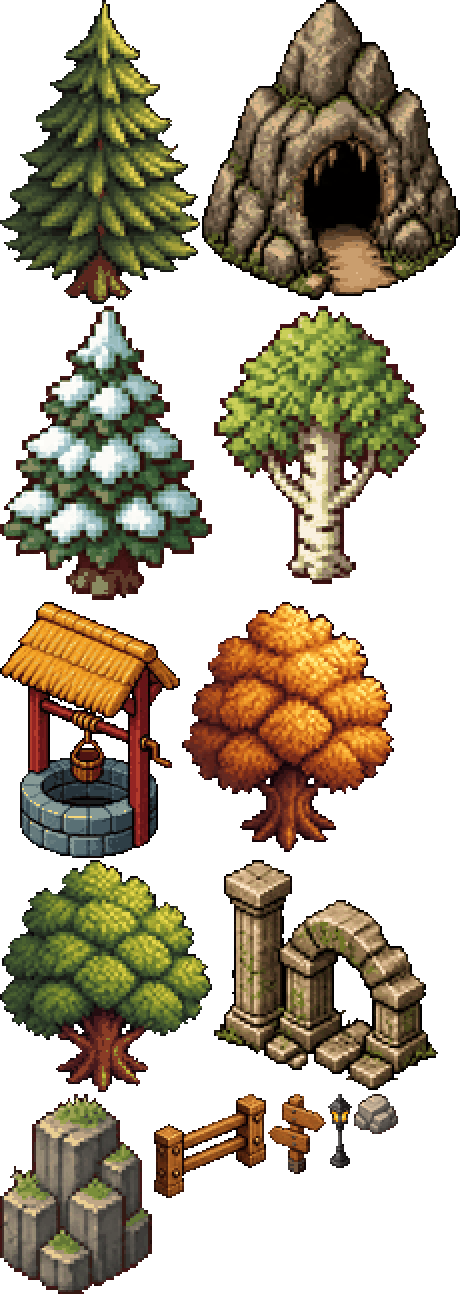
#> input picture assets/details@1x.webp, 462 x 1294 px, given in place of 03.jpg, which was not available
$ python zukan-measure.py 3 ../../../assets/details@1x.webp 3 3 5 5
#> lines starting #> are read from the running program, lines starting #| are printed output that depends on the picture
import sys
from PIL import Image
D='output/ui-audit/zukan-cmp/src/%02d.jpg'
def lum(p): return 0.299*p[0]+0.587*p[1]+0.114*p[2]
def edges(img, axis, fixed, thr=22, lo=0, hi=None, minrun=3):
    w,h=img.size; hi = hi or (w if axis=='x' else h)
    out=[]; prev=None
    for i in range(lo,hi):
        p = img.getpixel((i,fixed)) if axis=='x' else img.getpixel((fixed,i))
        if prev is not None and abs(lum(p)-lum(prev))>thr: out.append((i,'#%02x%02x%02x'%prev[:3],'#%02x%02x%02x'%p[:3]))
        prev=p
    return out
def px(n,x,y):
    im=Image.open(D%n).convert('RGB'); return '#%02x%02x%02x'%im.getpixel((x,y))
if __name__=='__main__':
    n=int(sys.argv[1]); axis=sys.argv[2]; fixed=int(sys.argv[3]); thr=int(sys.argv[4]) if len(sys.argv)>4 else 22
    lo=int(sys.argv[5]) if len(sys.argv)>5 else 0; hi=int(sys.argv[6]) if len(sys.argv)>6 else None
    im=Image.open(D%n).convert('RGB'); print(im.size)
#> after `im = Image.open(D % n).convert('RGB')`:
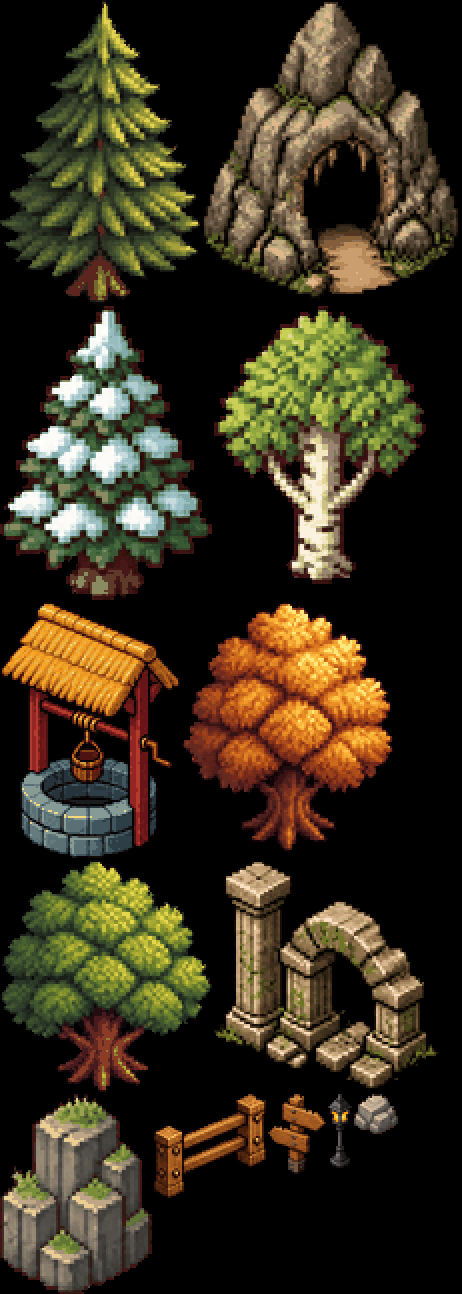
#> im: PIL image 462x1294 RGB; mean R, G, B 55.4, 47.1, 29.2
    for e in edges(im,axis,fixed,thr,lo,hi): print(e)
#> in edges, `w, h = img.size`: w = 462; h = 1294
#> in edges, `hi = hi or (w if axis == 'x' else h)`: hi = 5
#> this loop made 0 passes

$ run again, on assets/props@1x.webp
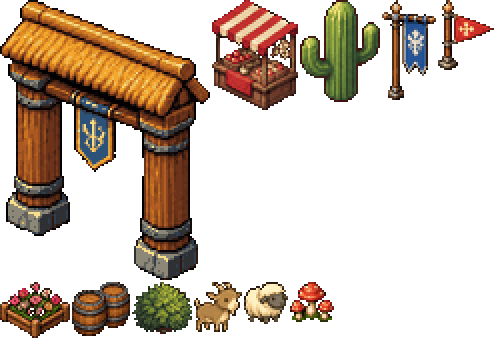
#> input picture assets/props@1x.webp, 496 x 338 px, given in place of 03.jpg, which was not available
#> `im = Image.open(D % n).convert('RGB')`:
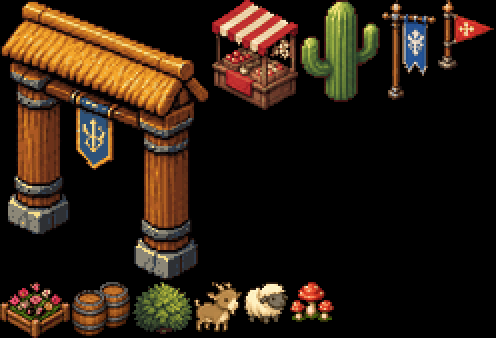
#> im: PIL image 496x338 RGB; mean R, G, B 43, 29.5, 17.3
#> w = 496; h = 338
#> hi = 5
